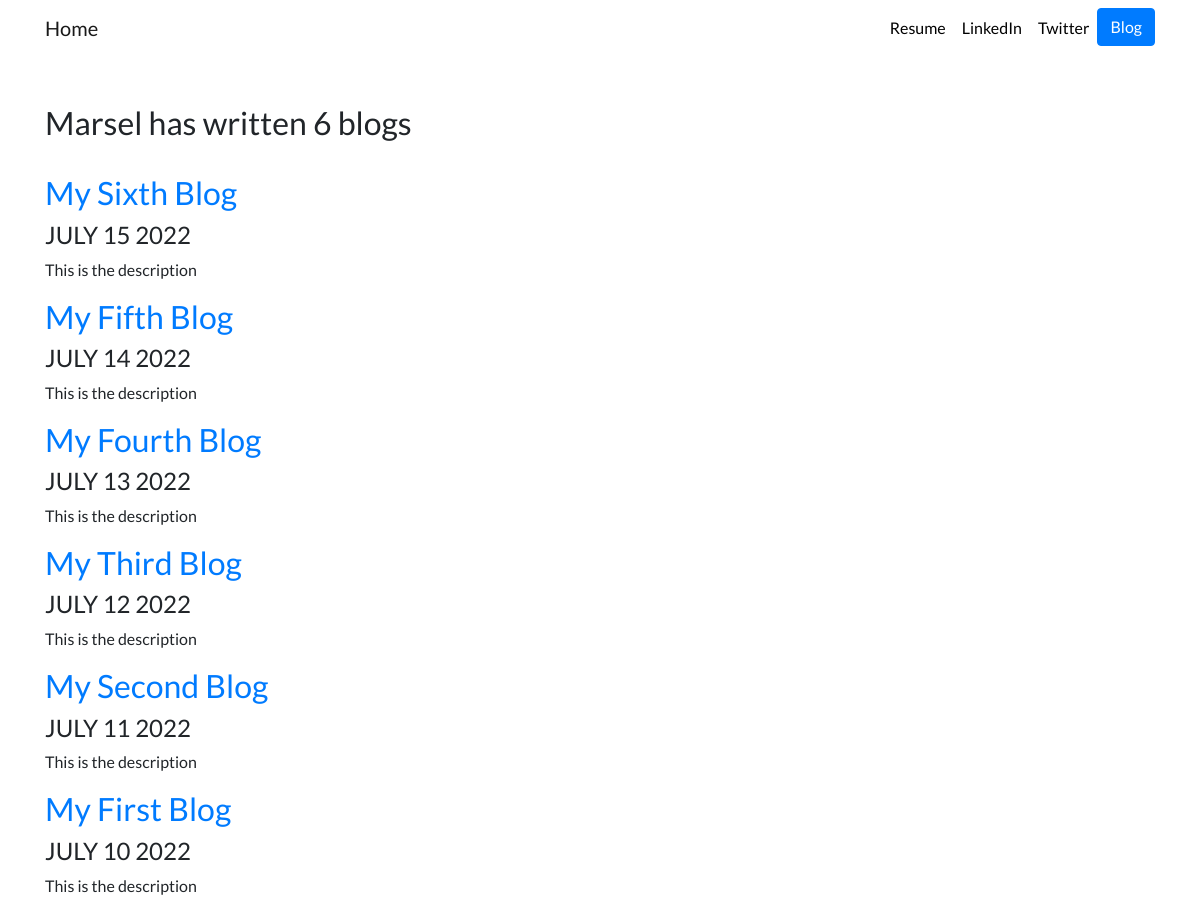
Screenshot of /blog/ with the database file from the repository.
### blog/models.py (models this page shows)
class Blog(models.Model):
    title = models.CharField(max_length=100)
    description = models.TextField()
    date = models.DateField()

### blog/views.py (the view)
# urls.py: path('', views.all_blogs, name='all_blogs'),
def all_blogs(request):
    blogs = Blog.objects.order_by('-date')
    return render(request, 'blog/all_blogs.html', {'blogs':blogs})

### blog/templates/blog/all_blogs.html
{% extends 'portfolio/base.html' %}
{% block content %}
<br>
<br>
<h2>Marsel has written {{ blogs.count }} blog{{ blogs.count|pluralize }}</h2>
<br>
{% for blog in blogs %}
<a href="{% url 'blog:detail' blog.id %}"><h2>{{ blog.title }}</h2></a>
<h4>{{ blog.date|date:'F j Y'|upper }}</h4>
<p>{{ blog.description|striptags|truncatechars:100 }}</p>
{% endfor %}
{% endblock %}

### portfolio/templates/portfolio/base.html (shortened to what this page needs)
{% load static %}
<!doctype html>
<html lang="en">
<head>
  <link rel="stylesheet" href="https://stackpath.bootstrapcdn.com/bootstrap/4.4.1/css/bootstrap.min.css">
  <link rel="stylesheet" href="{% static "portfolio/custom.css" %}">
</head>
<body>
  <nav id="topNav" class="navbar navbar-expand-md navbar-light">
    <div class="container">
      <a class="navbar-brand" href="{% url 'home' %}">
        <span>Home</span>
      </a>
      <div class="collapse navbar-collapse text-center" id="navbarNav">
        <ul class="navbar-nav ml-auto">
          <li class="nav-item">
            <a class="nav-link" href="{% static "portfolio/CV.pdf" %}">Resume</a>
          </li>
          <li class="nav-item">
            <a class="nav-link" href="https://www.linkedin.com/in/marsel-gaifullin-a476141a4/" target="_blank">LinkedIn</a>
          </li>
          <li class="nav-item">
            <a class="nav-link" href="https://twitter.com/Marsel79086605" target="_blank">Twitter</a>
          </li>
          <li>
            <a role="button" href="{% url 'blog:all_blogs' %}" class="btn btn-primary">Blog</a>
          </li>
        </ul>
      </div>
    </div>
  </nav>
  <div class="container">
    {% block content %}{% endblock %}
  </div>
</body>
</html>

### portfolio/static/portfolio/custom.css (style rules this page uses)
.navbar-nav .nav-link { color: rgba(0,0,0,1) !important; }
body { font-family: 'Lato', sans-serif; }

### rows the page displays
Blog: title "My Sixth Blog", date "JULY 15 2022", description "This is the description"
Blog: title "My Fifth Blog", date "JULY 14 2022", description "This is the description"
Blog: title "My Fourth Blog", date "JULY 13 2022", description "This is the description"
Blog: title "My Third Blog", date "JULY 12 2022", description "This is the description"
Blog: title "My Second Blog", date "JULY 11 2022", description "This is the description"
Blog: title "My First Blog", date "JULY 10 2022", description "This is the description"

### other values shown
{{ blogs.count }} "6"
